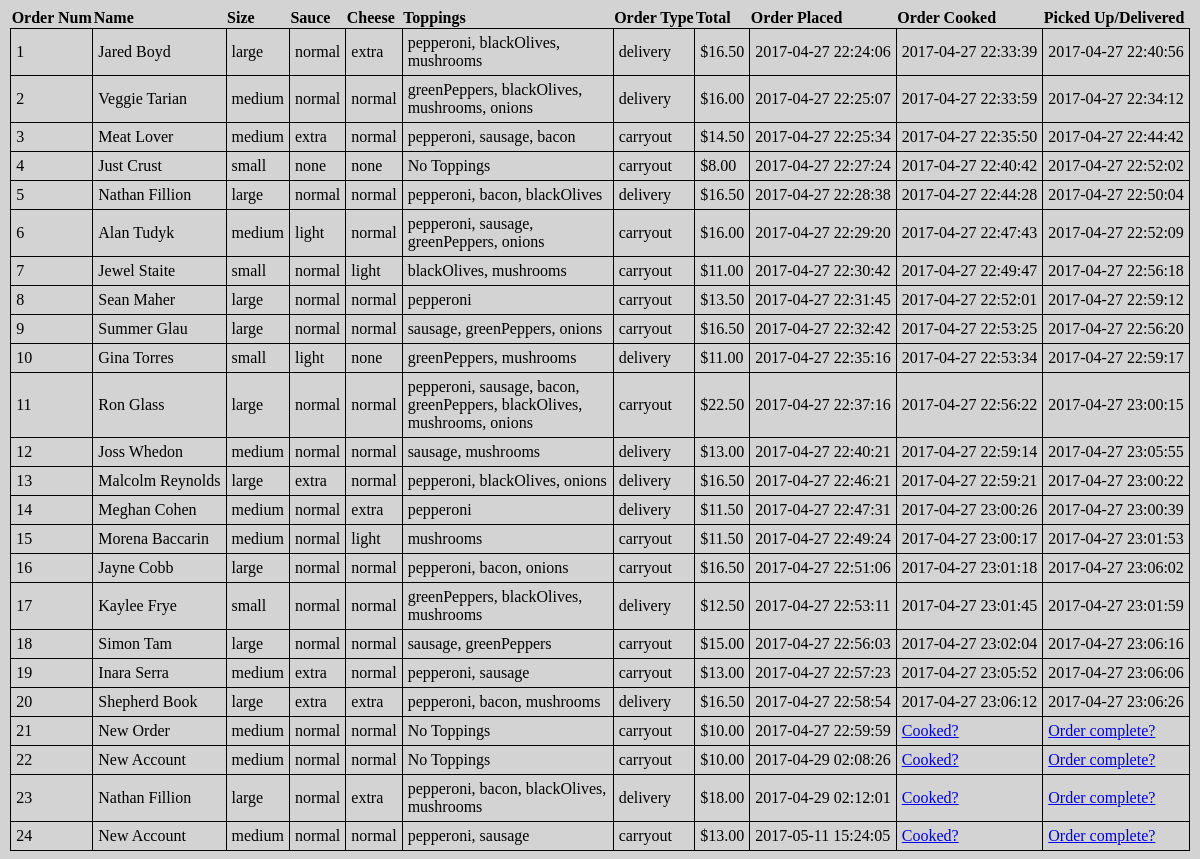
/displayOrders.php, run on an earlier commit of the app's database.
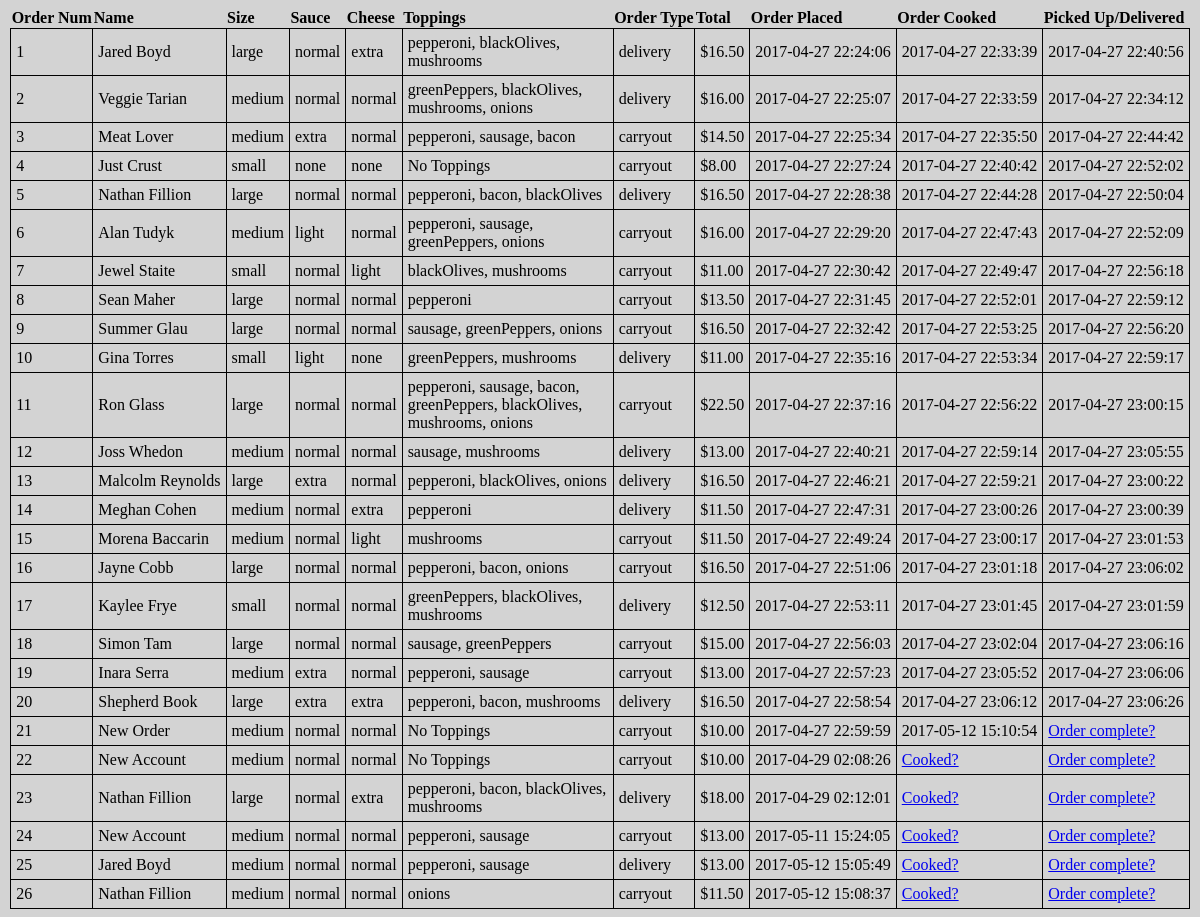
And on a later commit of the database.
### tables this page shows
CREATE TABLE `orders` (
  `oid` int(11) NOT NULL,
  `fName` varchar(30) NOT NULL,
  `lName` varchar(40) NOT NULL,
  `size` char(6) NOT NULL,
  `sauce` varchar(10) NOT NULL,
  `cheese` varchar(10) NOT NULL,
  `toppings` varchar(100) NOT NULL,
  `orderType` varchar(10) NOT NULL,
  `total` float DEFAULT NULL,
  `placementDatetime` datetime DEFAULT CURRENT_TIMESTAMP,
  `cookedDatetime` datetime DEFAULT NULL,
  `pickupDeliveryDatetime` datetime DEFAULT NULL
);

### displayOrders.php (the view, shortened to what this page needs)
<!DOCTYPE html>
<html>
	<head>
		<link rel="stylesheet" type="text/css" href="displayOrders.css"/>
	</head>
	<body>
<?php
include 'dbconnection.php';
$q = "SELECT * FROM orders WHERE 1";
$r = mysqli_query($dbc, $q);
?>
<div id="ordersTable">
<table>
	<tr class="header">
		<th align="left">Order Num</th>
		<th align="left">Name</th>
		<th align="left">Size</th>
		<th align="left">Sauce</th>
		<th align="left">Cheese</th>
		<th align="left">Toppings</th>
		<th align="left">Order Type</th>
		<th align="left">Total</th>
		<th align="left">Order Placed</th>
		<th align="left">Order Cooked</th>
		<th align="left">Picked Up/Delivered</th>
	</tr>
<?php
	if ($r) {
		while ($row = mysqli_fetch_array($r)) {
			echo '
				<tr>
					<td>'. $row["oid"] . '</td>
					<td>'. $row["fName"] . ' ' . $row["lName"] .'</td>
					<td>'. $row["size"] .'</td>
					<td>'. $row["sauce"] .'</td>
					<td>'. $row["cheese"] .'</td>
					<td>'. $row["toppings"] .'</td>
					<td>'. $row["orderType"] .'</td>
					<td>$'. number_format((float)$row["total"], 2, '.', '') .'</td>
					<td>'. $row["placementDatetime"] .'</td>';
					if($row["cookedDatetime"] != null) {
						echo '<td>'. $row["cookedDatetime"] . '</td>';
					} else {
						echo '<td><a href="orderCooked.php?oid=' . $row["oid"] . '">Cooked?</a></td>';
					}
					if($row["pickupDeliveryDatetime"] != null) {
						echo '<td>'. $row["pickupDeliveryDatetime"] . '</td>';
					} else {
						echo '<td><a href="orderPickedupDelivered.php?oid=' . $row["oid"] . '">Order complete?</a></td>';
					}
		}
	} else {
		echo mysqli_error($dbc);
	}
?>
</table>
</div>
</body>
</html>

### displayOrders.css (style rules this page uses)
body { background-color: lightgray; }
table { table-layout: fixed; border-collapse: collapse; margin: 0px auto; }
table td { padding: 5px; word-wrap: break-word; max-width: 200px; border: solid 1px; }
#ordersTable { margin: 0px auto; }

What changed in the data, as far as the page shows it:
changed orders "Order": cookedDatetime (not shown) → "2017-05-12 15:10:54"; no longer shows "Cooked?"
added orders: oid "25", fName "Jared", lName "Boyd", size "medium", sauce "normal", cheese "normal", toppings "pepperoni, sausage", orderType "delivery", total "13.00", placementDatetime "2017-05-12 15:05:49"
added orders: oid "26", fName "Nathan", lName "Fillion", size "medium", sauce "normal", cheese "normal", toppings "onions", orderType "carryout", total "11.50", placementDatetime "2017-05-12 15:08:37"
